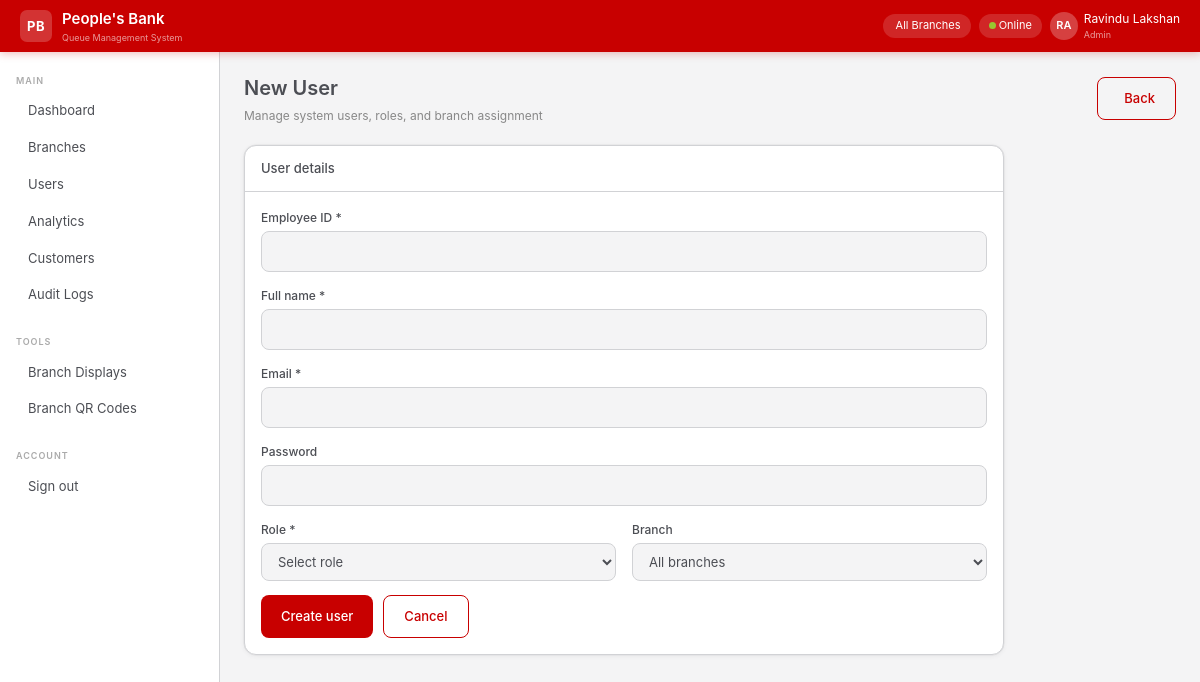
The page /admin/users/new (signed in) on the database its author committed.
### app/models/user.py (models this page shows, shortened)
class User(UserMixin, db.Model):
    __tablename__ = "users"
    id            = db.Column(db.Integer, primary_key=True)
    branch_id     = db.Column(db.Integer, db.ForeignKey("branches.id"), nullable=True)
    employee_id   = db.Column(db.String(20), unique=True, nullable=False)
    full_name     = db.Column(db.String(120), nullable=False)
    email         = db.Column(db.String(120), unique=True, nullable=False)
    password_hash = db.Column(db.String(256), nullable=False)
    role          = db.Column(db.Enum(UserRole), nullable=False)
    is_active     = db.Column(db.Boolean, default=True)
    last_login    = db.Column(db.DateTime)
    created_at    = db.Column(db.DateTime, default=datetime.utcnow)
    branch        = db.relationship("Branch", back_populates="users")
    tokens_served = db.relationship("QueueToken", back_populates="served_by_officer",
                                    foreign_keys="QueueToken.served_by", lazy="dynamic")
    audit_logs    = db.relationship("AuditLog", back_populates="user", lazy="dynamic")

### app/views/admin_view.py (the view, shortened to what this page needs)
@admin_view_bp.route("/users/new", methods=["GET", "POST"])
@login_required
@require_role(UserRole.ADMIN)
def user_new():
    branches = Branch.query.order_by(Branch.name).all()
    roles = list(UserRole)
    return render_template("admin/user_form.html", user=None, branches=branches, roles=roles)

### app/extensions.py (called while the page is built)
@login_manager.user_loader
def load_user(user_id):
    from app.models import User
    return User.query.get(int(user_id))

### app/templates/admin/user_form.html (shortened to what this page needs)
{% extends "base.html" %}
{% block content %}
<div class="pb-page-header">
  <div>
    <div class="pb-page-title">{{ 'Edit User' if user else 'New User' }}</div>
    <div class="pb-page-sub">Manage system users, roles, and branch assignment</div>
  </div>
  <a href="/admin/users" class="btn-pb-outline"> Back</a>
</div>
<div class="pb-card" style="max-width:760px;">
  <div class="pb-card-header">
    <div class="pb-card-title">User details</div>
  </div>
  <div class="pb-card-body">
    <form method="POST">
      <div class="pb-form-group">
        <label class="pb-form-label" for="employee_id">Employee ID *</label>
        <input id="employee_id" name="employee_id" class="pb-form-control" type="text" value="{{ user.employee_id if user else '' }}" required>
      </div>
      <div class="pb-form-group">
        <label class="pb-form-label" for="full_name">Full name *</label>
        <input id="full_name" name="full_name" class="pb-form-control" type="text" value="{{ user.full_name if user else '' }}" required>
      </div>
      <div class="pb-form-group">
        <label class="pb-form-label" for="email">Email *</label>
        <input id="email" name="email" class="pb-form-control" type="email" value="{{ user.email if user else '' }}" required>
      </div>
      <div class="pb-form-group">
        <label class="pb-form-label" for="password">Password {% if user %}(leave blank to keep current){% endif %}</label>
        <input id="password" name="password" class="pb-form-control" type="password" {% if not user %}required{% endif %}>
      </div>
      <div class="pb-form-group" style="display:grid;grid-template-columns:1fr 1fr;gap:16px;">
        <div>
          <label class="pb-form-label" for="role">Role *</label>
          <select id="role" name="role" class="pb-form-control" required>
            <option value="">Select role</option>
          </select>
        </div>
        <div>
          <label class="pb-form-label" for="branch_id">Branch</label>
          <select id="branch_id" name="branch_id" class="pb-form-control">
            <option value="">All branches</option>
          </select>
        </div>
      </div>
      <div style="display:flex;gap:10px;flex-wrap:wrap;">
        <button type="submit" class="btn-pb-primary">{{ 'Update user' if user else 'Create user' }}</button>
        <a href="/admin/users" class="btn-pb-outline">Cancel</a>
      </div>
    </form>
  </div>
</div>
{% endblock %}

### app/templates/base.html (shortened to what this page needs)
<!DOCTYPE html>
<html lang="en">
<head>
  <link href="https://cdn.jsdelivr.net/npm/bootstrap@5.3.2/dist/css/bootstrap.min.css" rel="stylesheet">
  <link href="https://cdn.jsdelivr.net/npm/@tabler/icons-webfont@3.3.0/dist/tabler-icons.min.css" rel="stylesheet">
  <link href="{{ url_for('static', filename='css/pbqms.css') }}" rel="stylesheet">
</head>
<body>
{% if current_user.is_authenticated %}
<nav class="pb-navbar">
  <a class="pb-navbar-brand" href="/">
    <div class="pb-navbar-logo">PB</div>
    <div>
      <div class="pb-navbar-name">People's Bank</div>
      <div style="font-size:9px;color:rgba(255,255,255,.6);">Queue Management System</div>
    </div>
  </a>
  <div class="pb-navbar-right">
    <div class="pb-navbar-chip">
      {{ current_user.branch.name if current_user.branch else 'All Branches' }}
    </div>
    <div class="pb-navbar-chip" id="connection-status">
      <span class="pb-online-dot"></span> Online
    </div>
    <div class="pb-navbar-user">
      <div class="pb-navbar-avatar">{{ current_user.full_name[:2].upper() }}</div>
      <div>
        <div>{{ current_user.full_name }}</div>
        <div style="font-size:9px;opacity:.6;">{{ current_user.role.value.replace('_',' ').title() }}</div>
      </div>
    </div>
  </div>
</nav>
<aside class="pb-sidebar">
  <div class="pb-sidebar-section">Main</div>
  {% if current_user.role.value == 'admin' %}
    <a href="/admin/dashboard" class="pb-sidebar-link {% if request.path == '/admin/dashboard' %}active{% endif %}">
       Dashboard
    </a>
    <a href="/admin/branches" class="pb-sidebar-link">
       Branches
    </a>
    <a href="/admin/users" class="pb-sidebar-link">
       Users
    </a>
    <a href="/admin/analytics" class="pb-sidebar-link">
       Analytics
    </a>
    <a href="/admin/customers" class="pb-sidebar-link">
       Customers
    </a>
    <a href="/admin/audit-logs" class="pb-sidebar-link">
       Audit Logs
    </a>
  {% endif %}
  <div class="pb-sidebar-section" style="margin-top:12px;">Tools</div>
  {% if current_user.role.value == 'admin' %}
    <a href="/admin/branches" class="pb-sidebar-link">
       Branch Displays
    </a>
    <a href="/admin/branches" class="pb-sidebar-link">
       Branch QR Codes
    </a>
  {% endif %}
  <div class="pb-sidebar-section" style="margin-top:12px;">Account</div>
  <a href="/auth/logout" class="pb-sidebar-link">
     Sign out
  </a>
</aside>
<main class="pb-main">
  {% block content %}{% endblock %}
</main>
{% else %}
  {% block public_content %}{% endblock %}
{% endif %}
</body>
</html>

### rows shown on the page
User: full_name "RA", full_name "Ravindu Lakshan", role.value.replace "Admin"

### other values the page prints
{{ current_user.branch.name if current_user.branch else 'All Branches' }} "All Branches"
{{ 'Edit User' if user else 'New User' }} "New User"
{{ 'Update user' if user else 'Create user' }} "Create user"
